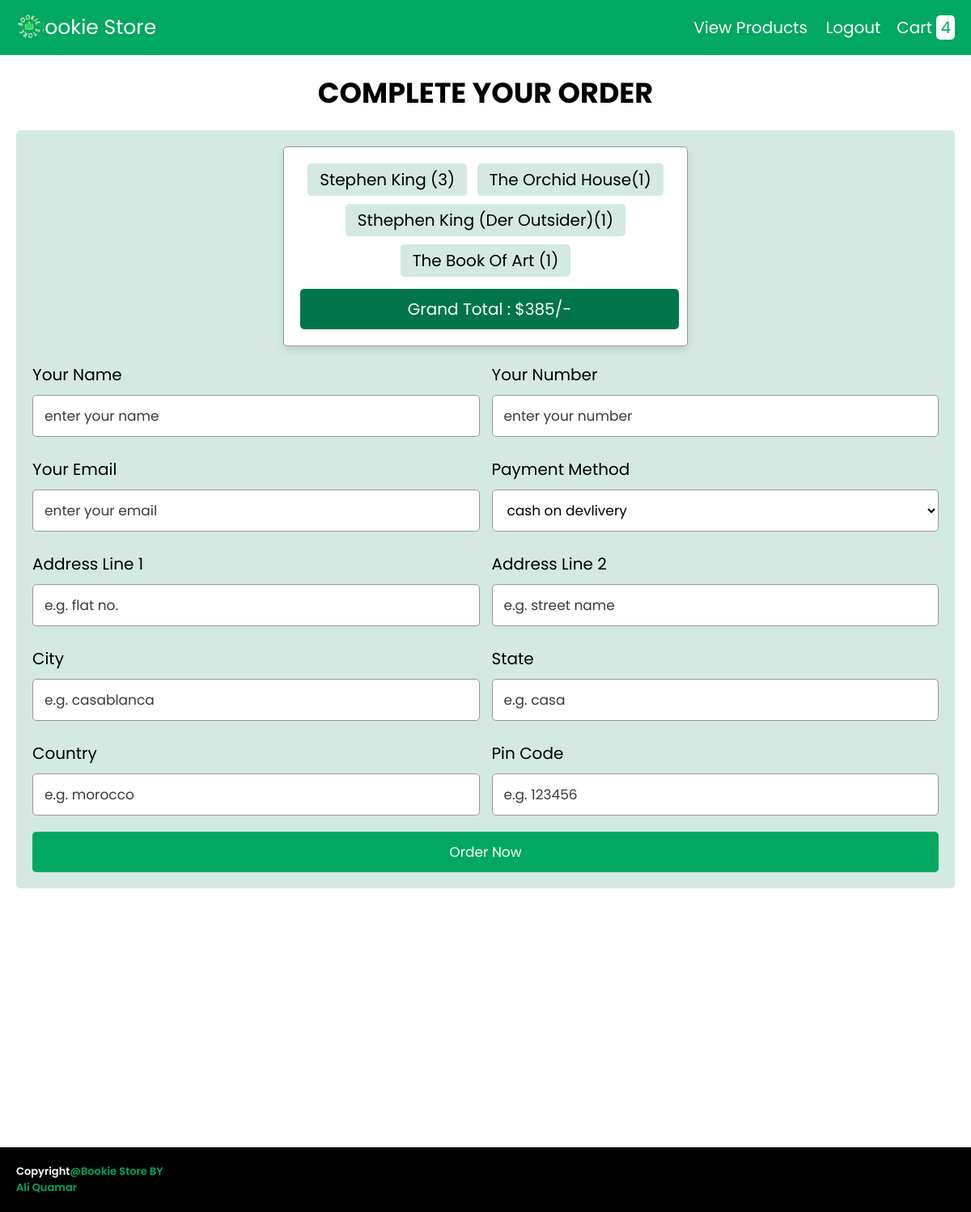
/checkout.php (signed in), run on the app's committed database.
### tables this page shows
CREATE TABLE `cart` (
  `id` int(100) NOT NULL,
  `user_id` int(100) NOT NULL,
  `name` varchar(100) NOT NULL,
  `price` varchar(100) NOT NULL,
  `image` varchar(100) NOT NULL,
  `quantity` int(100) NOT NULL
);

### checkout.php (the view, shortened to what this page needs)
<?php
@include 'config.php';
?>
<!DOCTYPE html>
<html lang="en">
<head>
   <link rel="stylesheet" href="https://cdnjs.cloudflare.com/ajax/libs/font-awesome/6.0.0/css/all.min.css">
   <link rel="stylesheet" href="css/style.css">
</head>
<body>
<?php include 'header_user.php'; ?>
<div class="container">
<section class="checkout-form">
   <h1 class="heading">complete your order</h1>
   <form action="" method="post">
   <div class="display-order">
      <?php
         $select_cart = mysqli_query($conn, "SELECT * FROM `cart` WHERE user_id = '$g' ");
         $total = 0;
         $grand_total = 0;
         if(mysqli_num_rows($select_cart) > 0){
            while($fetch_cart = mysqli_fetch_assoc($select_cart)){
            $total_price = number_format($fetch_cart['price'] * $fetch_cart['quantity']);
            $grand_total = $total += $total_price;
      ?>
      <span><?= $fetch_cart['name']; ?>(<?= $fetch_cart['quantity']; ?>)</span>
      <?php
         }
      }else{
         echo "<div class='display-order'><span>your cart is empty!</span></div>";
      }
      ?>
      <span class="grand-total"> grand total : $<?= $grand_total; ?>/- </span>
   </div>
      <div class="flex">
         <div class="inputBox">
            <span>your name</span>
            <input type="text" placeholder="enter your name" name="name" required>
         </div>
         <div class="inputBox">
            <span>your number</span>
            <input type="number" placeholder="enter your number" name="number" required>
         </div>
         <div class="inputBox">
            <span>your email</span>
            <input type="email" placeholder="enter your email" name="email" required>
         </div>
         <div class="inputBox">
            <span>payment method</span>
            <select name="method">
               <option value="cash on delivery" selected>cash on devlivery</option>
            </select>
         </div>
         <div class="inputBox">
            <span>address line 1</span>
            <input type="text" placeholder="e.g. flat no." name="flat" required>
         </div>
         <div class="inputBox">
            <span>address line 2</span>
            <input type="text" placeholder="e.g. street name" name="street" required>
         </div>
         <div class="inputBox">
            <span>city</span>
            <input type="text" placeholder="e.g. casablanca" name="city" required>
         </div>
         <div class="inputBox">
            <span>state</span>
            <input type="text" placeholder="e.g. casa" name="state" required>
         </div>
         <div class="inputBox">
            <span>country</span>
            <input type="text" placeholder="e.g. morocco" name="country" required>
         </div>
         <div class="inputBox">
            <span>pin code</span>
            <input type="text" placeholder="e.g. 123456" name="pin_code" required>
         </div>
      </div>
      <input type="submit" value="order now" name="order_btn" class="btn">
   </form>
</section>
</div>
<footer  class="footer">
        <p  href="#"  class=" footer-title">Copyright<span>@Bookie Store BY <br> Ali quamar</span>   </p>
    </footer>
</body>
</html>

### css/style.css (style rules this page uses)
:root { --blue:#2980b9; --red:tomato; --bluea:rgb(36, 168, 245); --black:#333; --white:#fff; --orange:rgb(255, 132, 0); --bg-color:#eee; --dark-bg:rgba(0,0,0,.7); --box-shadow:0 .5rem 1rem rgba(0,0,0,.1); --border:.1rem solid #999; --True : #ffffff; --Cool :#f9f9f9; --Warm :#f2f0eb; --Ceramic :#edebe9; --True :#000000; --cofee : #006241; --Apron :#00a862; --Accent :#00754A; --Light :#d4e9e2; }
* { font-family: 'Poppins', sans-serif; margin:0; padding:0; box-sizing: border-box; outline: none; border:none; text-decoration: none; text-transform: capitalize; }
html { font-size: 62.5%; overflow-x: hidden; }
section { padding:2rem; }
.heading { text-align: center; font-size: 3.5rem; text-transform: uppercase; color:var(--True); margin-bottom: 2rem; }
.btn, .option-btn, .delete-btn { display: block; width: 100%; text-align: center; background-color: var(--Apron); color:var(--white); font-size: 1.7rem; padding:1.2rem 3rem; border-radius: .5rem; cursor: pointer; margin-top: 1rem; }
.container { min-width: 100%; }
.checkout-form form { padding:2rem; border-radius: .5rem; background-color: var(--Light); }
.checkout-form form .flex { display: flex; flex-wrap: wrap; gap:1.5rem; }
.checkout-form form .flex .inputBox { flex:1 1 40rem; }
.checkout-form form .flex .inputBox span { font-size: 2rem; color:var(--True); }
.checkout-form form .flex .inputBox input, .checkout-form form .flex .inputBox select { width: 100%; background-color: var(--white); font-size: 1.7rem; color:var(--True); border-radius: .5rem; margin:1rem 0; padding:1.2rem 1.4rem; text-transform: none; border:var(--border); }
.display-order { max-width: 50rem; background-color: var(--white); border-radius: .5rem; text-align: center; padding:1.5rem; margin:0 auto; margin-bottom: 2rem; box-shadow: var(--box-shadow); border:var(--border); }
.display-order span { display: inline-block; border-radius: .5rem; background-color: var(--Light); padding:.5rem 1.5rem; font-size: 2rem; color:var(--True); margin:.5rem; }
.display-order span.grand-total { width: 100%; background-color: var(--Accent); color:var(--white); padding:1rem; margin-top: 1rem; }
::placeholder { color: rgb(60, 57, 57); opacity: 1; }
.footer { background-color: black; color: white; justify-content: space-between; align-items: center; padding: 2em; display: flex; margin-bottom: 0px; margin-top: 25%; }
.footer-title { font-size: 1.3em; font-weight: 600; }
.footer-title span { color: #00a862; }

### data on the page
cart: name "Stephen King", quantity "3"
cart: name "The Orchid House", quantity "1"
cart: name "Sthephen King (Der Outsider)", quantity "1"
cart: name "The Book Of Art", quantity "1"

### other printed values
$row_count "4"
$grand_total "385"
